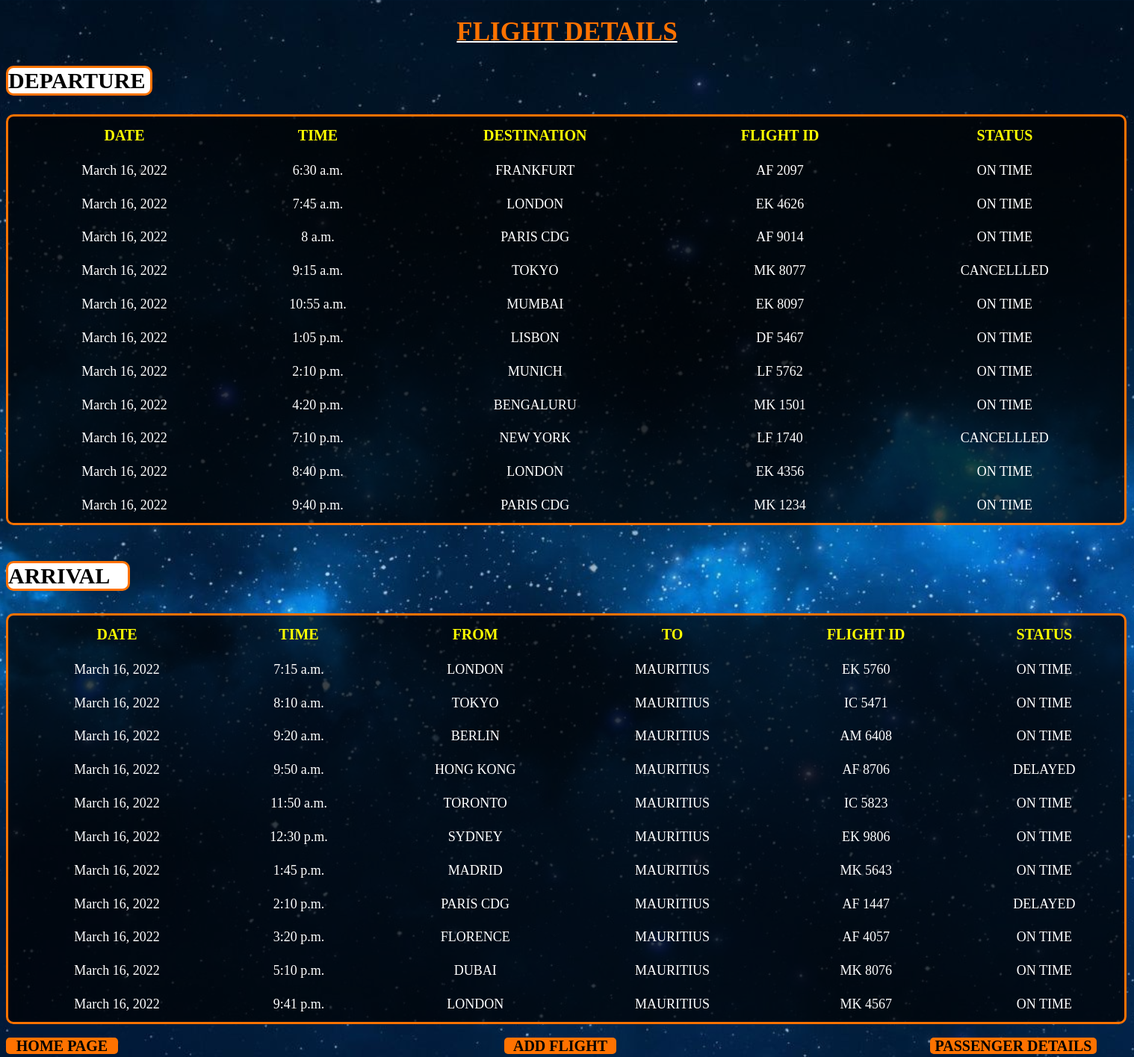
The app's page /flight with its own data.
### testapp/models.py (models this page shows)
class flight(models.Model):
    f_id = models.ForeignKey(airline_company, on_delete=models.CASCADE)
    f_time = models.TimeField(default=None)
    f_date = models.DateField(default=None)
    f_from = models.CharField(max_length=50, default=None)
    f_to = models.CharField(max_length=50, default=None)
    f_status = models.CharField(max_length=20, default=None)
    status = models.CharField(max_length=50, default=None)

class airline_company(models.Model):
    flight_id = models.CharField(max_length=10)
    airline_name = models.CharField(max_length=100)

### testapp/views.py (the view)
# urls.py: path('flight', views.load_flight),
def load_flight(req):
    if flight.objects.filter(status='departure').exists():
        D = flight.objects.filter(status='departure')
        if flight.objects.filter(status='arrival').exists():
            A = flight.objects.filter(status='arrival')
            return render(req, 'flight.html', {'d': D, 'a': A})
        else:
            return render(req, 'flight.html')

### templates/flight.html
<!DOCTYPE html>
<html>
<link rel="stylesheet" href="/static/flight.css">
<head>
<h1>FLIGHT DETAILS</h1>
</head>
<body background="/static/flight.jpg">
<div class="departure">
<h2>DEPARTURE</h2>
<table>
<tr>
	<th>DATE</th>
    <th>TIME</th>
	<th>DESTINATION</th>
	<th>FLIGHT ID</th>
	<th>STATUS</th>
</tr>
	{% for i in d %}
<tr>
	<td>{{i.f_date}}</td>
    <td>{{i.f_time}}</td>
	<td>{{i.f_to}}</td>
	<td>{{i.f_id.flight_id}}</td>
	<td>{{i.f_status}}</td>
</tr>
	{% endfor %}
</table>
</div>
<br>
<div class="arrival">
<h3 style="
	color:black;
	border: 3px solid #ff7200;
	width: 160px;
	background-color:#fff;
	font-Weight:Bold;
    font-size:30px;
	font-family:Aerial;
	border-radius:10px;">ARRIVAL</h3>
<table>
<tr>
	<th>DATE</th>
    <th>TIME</th>
	<th>FROM</th>
	<th>TO</th>
	<th>FLIGHT ID</th>
	<th>STATUS</th>
</tr>
	{% for i in a %}
<tr>
	<td>{{i.f_date}}</td>
    <td>{{i.f_time}}</td>
	<td>{{i.f_from}}</td>
	<td>{{i.f_to}}</td>
	<td>{{i.f_id.flight_id}}</td>
	<td>{{i.f_status}}</td>
</tr>
	{% endfor %}
</table>
</div>
 <br><a href="return" style="
    width: 150px;
    height: 22px;
    font-size: 20px;
    color: black;
    background-color: #ff7200;
    border-radius: 5px;
    font-weight: Bold;
    text-decoration: none;
    text-align:center;
    position:absolute">HOME PAGE</a>
<a href="add_flight" style="
    width: 150px;
    height: 22px;
    font-size: 20px;
    color: black;
    background-color: #ff7200;
    border-radius: 5px;
    font-weight: Bold;
    text-decoration: none;
    position: absolute;
    text-align:center;
    left:675px;
    ">ADD FLIGHT</a>
<a href="load_passenger" style="
    width: 223px;
    height: 22px;
    font-size: 20px;
    color: black;
    background-color: #ff7200;
    border-radius: 5px;
    font-weight: Bold;
    text-decoration: none;
    text-align:center;
    position:absolute;
    right:50px;
    ">PASSENGER DETAILS</a><br>
</body>
</html>

### static/flight.css (style rules this page uses)
body { background-position:center; background-size:cover; }
h1 { color:#ff7200; text-align:center; font-size:35px; font-family:Aerial; font-weight:Bold; text-decoration:2px underline #fff; }
.departure h2 { color:black; border: 3px solid #ff7200; width: 190px; background-color:#fff; font-Weight:Bold; font-size:30px; font-family:Aerial; border-radius:10px; }
.departure table { border: 3px solid #ff7200; width:1500px; height:550px; background:rgba(0,0,0,0.7)50%; border-radius:10px; }
.departure table td { color:#fff; text-align:center; font-size:18px; font-family:Times New Roman; }
.departure table th { color:yellow; text-align:center; font-size:20px; font-family:Aerial; font-Weight:Bold; }
.arrival h3 { color:black; border: 3px solid #ff7200; width: 160px; background-color:#fff; font-Weight:Bold; font-size:30px; font-family:Aerial; border-radius:10px; }
.arrival table { border: 3px solid #ff7200; width:1500px; height:550px; background:rgba(0,0,0,0.7)50%; border-radius:10px; }
.arrival table td { color:#fff; text-align:center; font-size:18px; font-family:Times New Roman; }
.arrival table th { color:yellow; text-align:center; font-size:20px; font-family:Aerial; font-Weight:Bold; }

### records on screen
flight: f_date "March 16, 2022", f_time "6:30 a.m.", f_to "FRANKFURT", f_id.flight_id "AF 2097", f_status "ON TIME"
flight: f_date "March 16, 2022", f_time "7:45 a.m.", f_to "LONDON", f_id.flight_id "EK 4626", f_status "ON TIME"
flight: f_date "March 16, 2022", f_time "8 a.m.", f_to "PARIS CDG", f_id.flight_id "AF 9014", f_status "ON TIME"
flight: f_date "March 16, 2022", f_time "9:15 a.m.", f_to "TOKYO", f_id.flight_id "MK 8077", f_status "CANCELLLED"
flight: f_date "March 16, 2022", f_time "10:55 a.m.", f_to "MUMBAI", f_id.flight_id "EK 8097", f_status "ON TIME"
flight: f_date "March 16, 2022", f_time "1:05 p.m.", f_to "LISBON", f_id.flight_id "DF 5467", f_status "ON TIME"
flight: f_date "March 16, 2022", f_time "2:10 p.m.", f_to "MUNICH", f_id.flight_id "LF 5762", f_status "ON TIME"
flight: f_date "March 16, 2022", f_time "4:20 p.m.", f_to "BENGALURU", f_id.flight_id "MK 1501", f_status "ON TIME"
flight: f_date "March 16, 2022", f_time "7:10 p.m.", f_to "NEW YORK", f_id.flight_id "LF 1740", f_status "CANCELLLED"
flight: f_date "March 16, 2022", f_time "8:40 p.m.", f_to "LONDON", f_id.flight_id "EK 4356", f_status "ON TIME"
flight: f_date "March 16, 2022", f_time "9:40 p.m.", f_to "PARIS CDG", f_id.flight_id "MK 1234", f_status "ON TIME"
flight: f_date "March 16, 2022", f_time "7:15 a.m.", f_from "LONDON", f_to "MAURITIUS", f_id.flight_id "EK 5760", f_status "ON TIME"
flight: f_date "March 16, 2022", f_time "8:10 a.m.", f_from "TOKYO", f_to "MAURITIUS", f_id.flight_id "IC 5471", f_status "ON TIME"
flight: f_date "March 16, 2022", f_time "9:20 a.m.", f_from "BERLIN", f_to "MAURITIUS", f_id.flight_id "AM 6408", f_status "ON TIME"
flight: f_date "March 16, 2022", f_time "9:50 a.m.", f_from "HONG KONG", f_to "MAURITIUS", f_id.flight_id "AF 8706", f_status "DELAYED"
flight: f_date "March 16, 2022", f_time "11:50 a.m.", f_from "TORONTO", f_to "MAURITIUS", f_id.flight_id "IC 5823", f_status "ON TIME"
flight: f_date "March 16, 2022", f_time "12:30 p.m.", f_from "SYDNEY", f_to "MAURITIUS", f_id.flight_id "EK 9806", f_status "ON TIME"
flight: f_date "March 16, 2022", f_time "1:45 p.m.", f_from "MADRID", f_to "MAURITIUS", f_id.flight_id "MK 5643", f_status "ON TIME"
flight: f_date "March 16, 2022", f_time "2:10 p.m.", f_from "PARIS CDG", f_to "MAURITIUS", f_id.flight_id "AF 1447", f_status "DELAYED"
flight: f_date "March 16, 2022", f_time "3:20 p.m.", f_from "FLORENCE", f_to "MAURITIUS", f_id.flight_id "AF 4057", f_status "ON TIME"
flight: f_date "March 16, 2022", f_time "5:10 p.m.", f_from "DUBAI", f_to "MAURITIUS", f_id.flight_id "MK 8076", f_status "ON TIME"
flight: f_date "March 16, 2022", f_time "9:41 p.m.", f_from "LONDON", f_to "MAURITIUS", f_id.flight_id "MK 4567", f_status "ON TIME"
